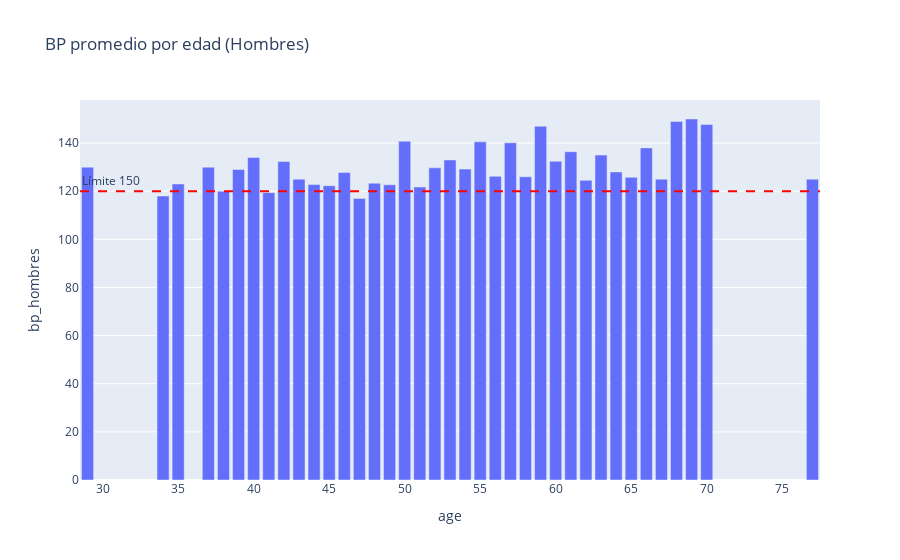

This figure's notebook cell:
### Markdown cell above
1. BP Promedio en hombres y mujeres por edad:

### Code cell
fig_bp_mean = px.bar(
    bp_edad_hombres, 
    x='age',
    y='bp_hombres',
    title='BP promedio por edad (Hombres)'
    )
fig_bp_mean.add_hline(y=120, line_dash="dash", line_color="red", annotation_text="Límite 150", annotation_position="top left")
fig_bp_mean.show()

### Figure 1 — Plotly figure (JSON) as saved in the notebook; plotly's stock layout.template omitted (floating-point values rounded to 4 significant figures)
{"data": [{"hovertemplate": "age=%{x}<br>bp_hombres=%{y}<extra></extra>", "legendgroup": "", "marker": {"color": "#636efa", "pattern": {"shape": ""}}, "name": "", "orientation": "v", "showlegend": false, "textposition": "auto", "type": "bar", "x": [29, 34, 35, 37, 38, 39, 40, 41, 42, 43, 44, 45, 46, 47, 48, 49, 50, 51, 52, 53, 54, 55, 56, 57, 58, 59, 60, 61, 62, 63, 64, 65, 66, 67, 68, 69, 70, 77], "xaxis": "x", "y": [130.0, 118.0, 123.0, 130.0, 120.0, 129.0, 134.0, 119.4, 132.3, 125.0, 122.8, 122.2, 127.8, 117.0, 123.3, 122.7, 140.8, 121.8, 129.7, 133.0, 129.2, 140.5, 126.2, 140.1, 126.0, 147.0, 132.4, 136.4, 124.5, 135.0, 128.0, 125.8, 138.0, 125.0, 149.0, 150.0, 147.8, 125.0], "yaxis": "y"}], "layout": {"annotations": [{"showarrow": false, "text": "Límite 150", "x": 0, "xanchor": "left", "xref": "x domain", "y": 120, "yanchor": "bottom", "yref": "y"}], "barmode": "relative", "legend": {"tracegroupgap": 0}, "shapes": [{"line": {"color": "red", "dash": "dash"}, "type": "line", "x0": 0, "x1": 1, "xref": "x domain", "y0": 120, "y1": 120, "yref": "y"}], "title": {"text": "BP promedio por edad (Hombres)"}, "xaxis": {"anchor": "y", "domain": [0, 1], "title": {"text": "age"}}, "yaxis": {"anchor": "x", "domain": [0, 1], "title": {"text": "bp_hombres"}}}}
